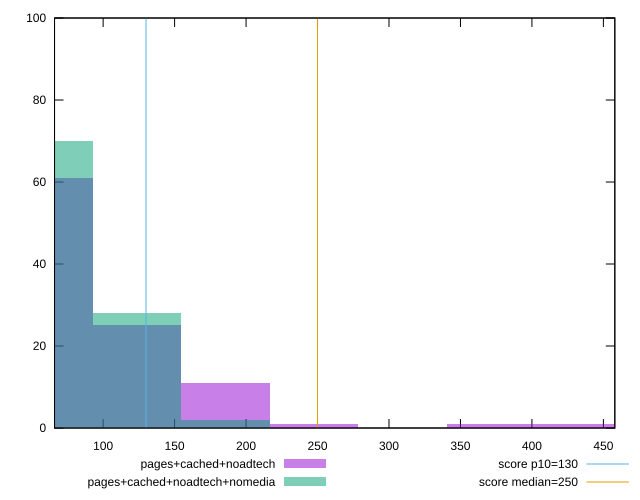

Write gnuplot code to recreate this figure.
reset

$pagesCachedNoadtech <<EOF
185.588357134693 11
123.72557142312867 25
61.862785711564335 61
433.0394999809503 1
247.45114284625734 1
371.176714269386 1
EOF

$pagesCachedNoadtechNomedia <<EOF
123.72557142312867 28
185.588357134693 2
61.862785711564335 70
EOF

set key outside below
set boxwidth 61.862785711564335
set xrange [66:458.00000000000045]
set yrange [0:100]
set trange [0:100]
set style fill transparent solid 0.5 noborder

set parametric
set terminal svg size 640, 500 enhanced background rgb 'white'
set output "report_00017_2021-02-10T15-08-03.406Z/max-potential-fid/comparison/histogram/2_vs_3.svg"

plot $pagesCachedNoadtech title "pages+cached+noadtech" with boxes, \
     $pagesCachedNoadtechNomedia title "pages+cached+noadtech+nomedia" with boxes, \
     130,t title "score p10=130", \
     250,t title "score median=250"

reset
